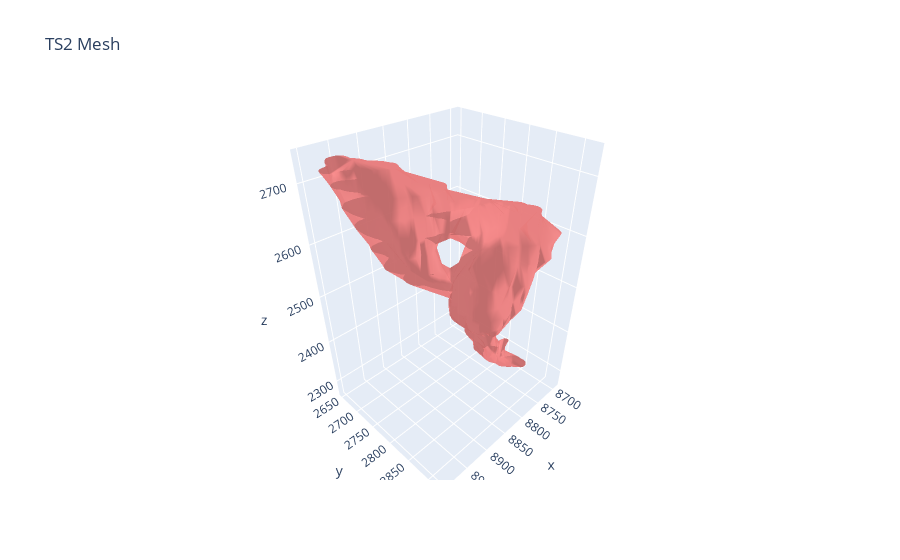

The notebook cell this image was saved under:
### Markdown cell above
## 3D Visualization

### Code cell
# Visualize the TS2 mesh
fig = visualize_mesh_3d(
    ts_mesh,
    title="TS2 Mesh",
    color="lightcoral",
    backend="plotly"
)
fig.show()

### Figure 1 — Plotly figure (JSON) as saved in the notebook; plotly's stock layout.template omitted (floating-point values rounded to 4 significant figures; data arrays with more than 128 entries replaced by an {"elided": "..."} marker saying what was removed)
{"data": [{"color": "lightcoral", "i": {"elided": "2008 int values"}, "j": {"elided": "2008 int values"}, "k": {"elided": "2008 int values"}, "name": "Mesh", "opacity": 0.8, "type": "mesh3d", "x": {"elided": "1004 float values"}, "y": {"elided": "1004 float values"}, "z": {"elided": "1004 float values"}}], "layout": {"scene": {"aspectmode": "data", "xaxis": {"visible": true}, "yaxis": {"visible": true}, "zaxis": {"visible": true}}, "title": {"text": "TS2 Mesh"}}}
